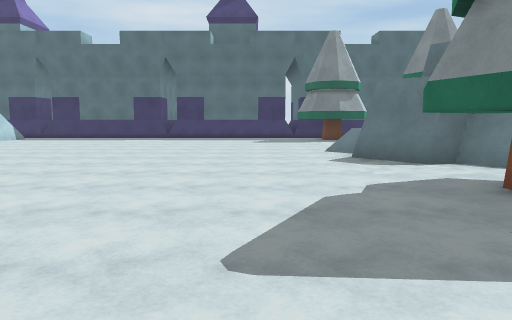
view 1 (above)

24 first-person views from a walk through a 3-D level made in the Unity game engine. The camera is 1.3 m above the floor, tilts 6° down and sees 70° across. The floor is counted in squares, 2 m on a side. Each view is taken from the middle of a square. On the plan, view 1 faces up. The plan holds only what a view shows up to about 11 squares ahead; the rest is blank. The place goes on beyond the plan.

view 2
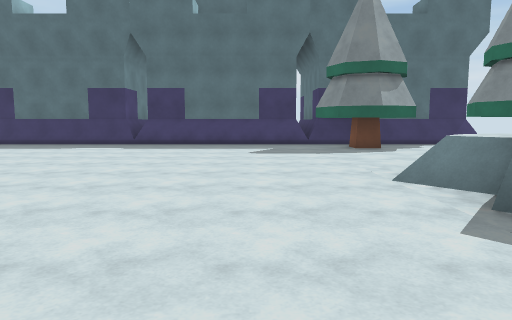

view 3
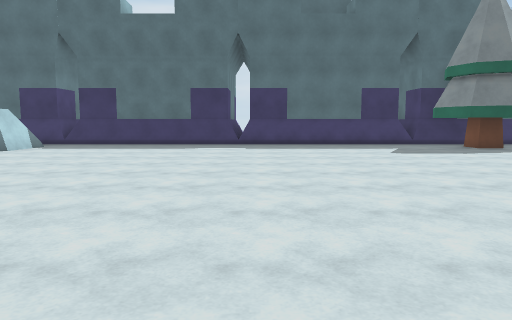

view 4
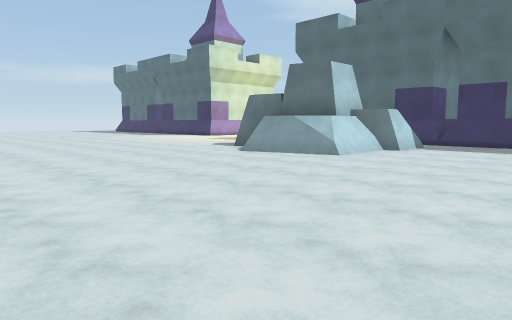

view 5
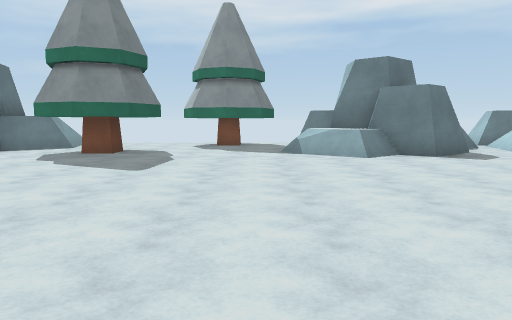

view 6
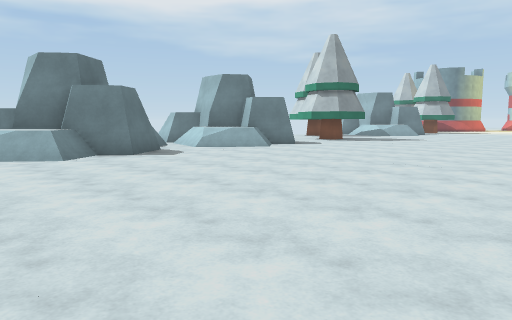

view 7
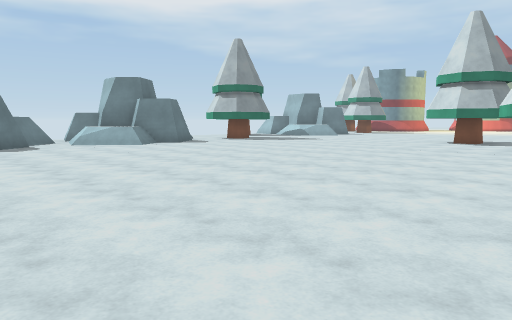

view 8
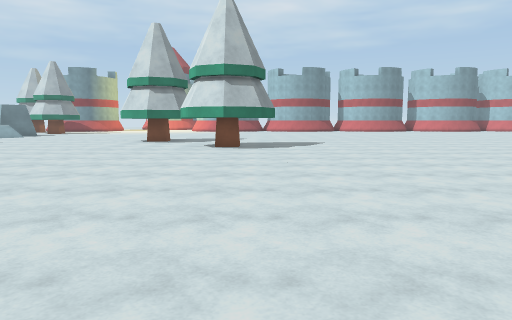

view 9
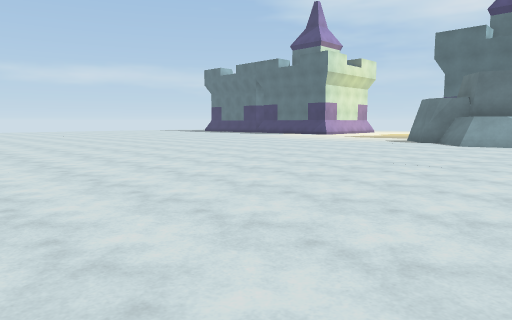

view 10
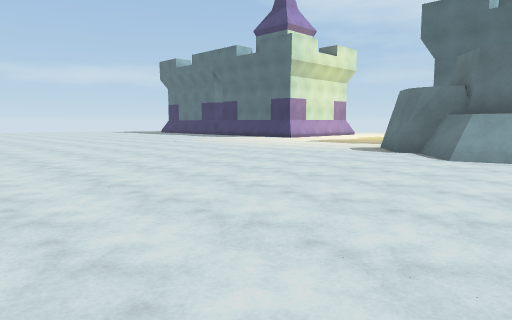

view 11
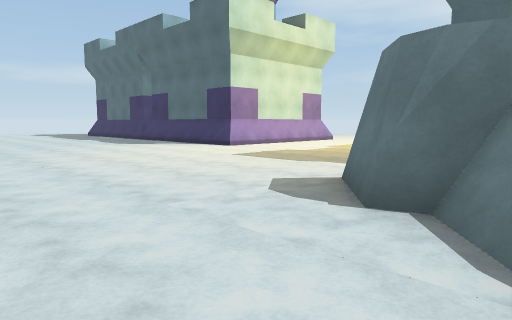

view 12
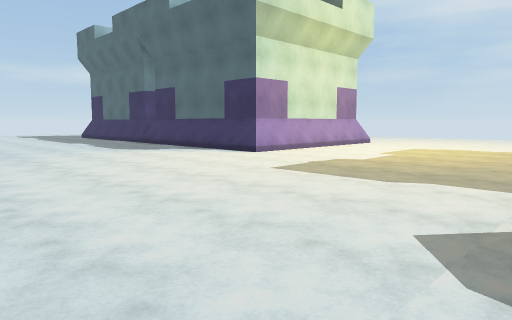

view 13
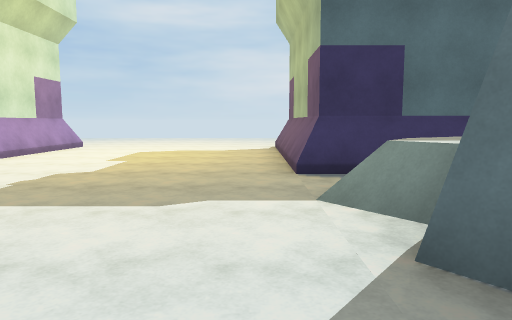

view 14
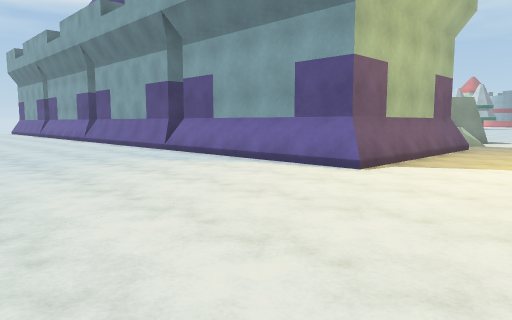

view 15
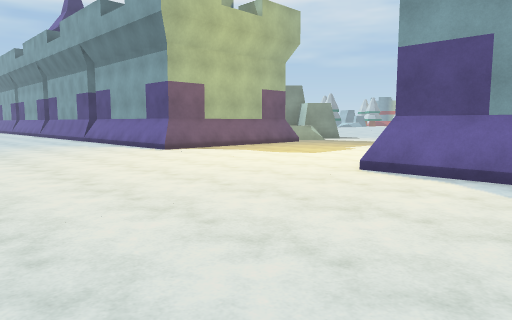

view 16
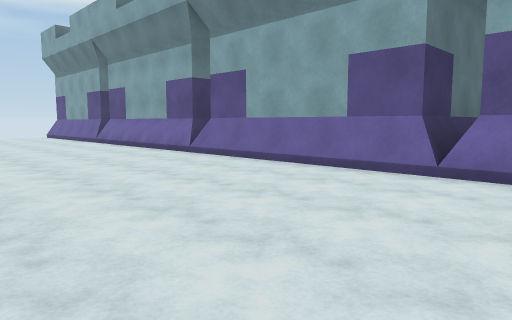

view 17
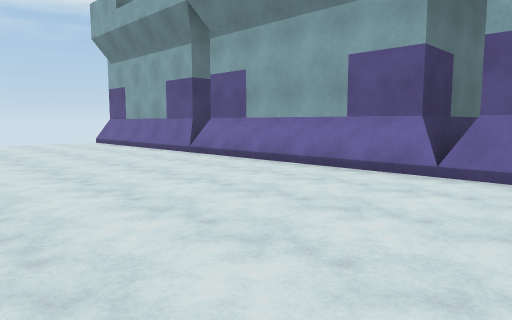

view 18
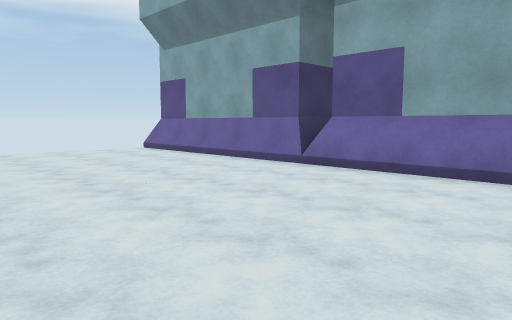

view 19
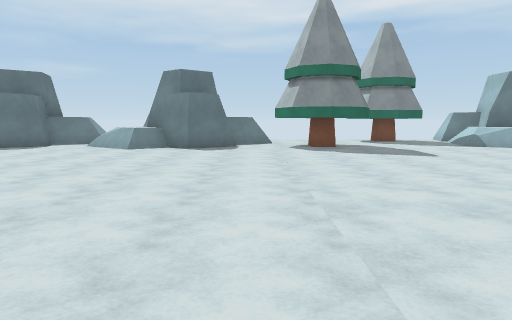

view 20
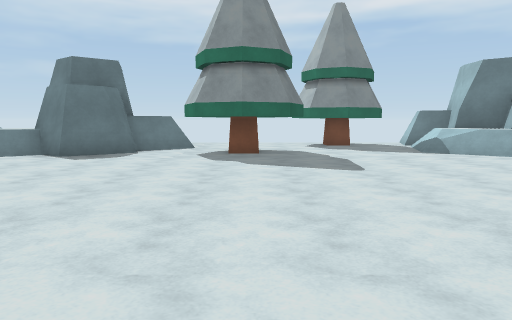

view 21
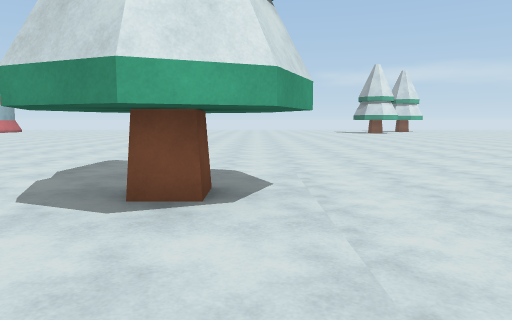

view 22
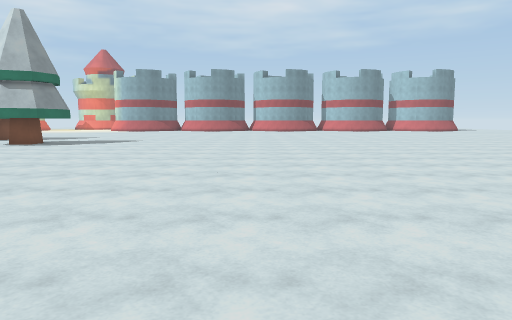

view 23
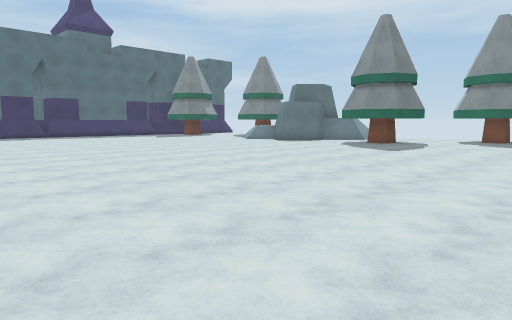

view 24
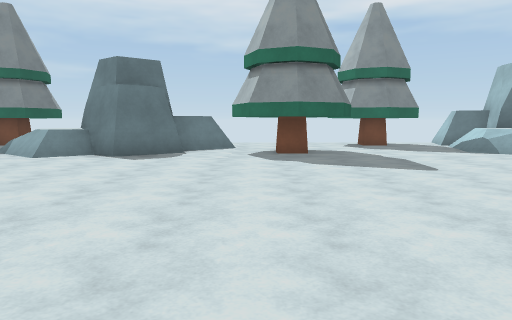

### Floor plan
Key: @ floor where view 1 was taken; # wall or solid block; . main floor; : floor 1 m higher than the main floor; / step, stairs or slope; = window, fence, low wall or low ledge; T tree; W tower.
Columns run from 21 left of view 1 to 6 right of it. Each row starts with its distance up from view 1.
 24 .... ....  .... .......
 23 ............................
 22 ............................
 21 ............................
 20  ...........................
 19  #W.....W###W#####W###W#####
 18  ##.....##   #   ###   #
 17   #.....#    #    #
 16  ##.....## ###
 15 ##W.....W###W#####W###W#####
 14 ........//  ...........TTT
 13 ........=:  #..........TTT
 12 ........#####.......... TT
 11 .........####..........  TT
 10 ..........##...........   TT
  9   .....................//
  8  ......................=:#
  7 .......................###
  6 ........................###
  5 .........................##
  4   .....................TTT
  3  ......................TTT
  2 ....................... TTTT
  1 .......................  TTT
  0      ................@.   TT
 -1        .  .............////.
 -2       ...    ..........=:###
 -3      .....  ...........###
 -4      ..... .............##
 -5     .....................#
 -6    ....................////
 -7    ....................=:###
 -8   .....................###
 -9  .......................##
-10  ........................#
-11 .............TT........TTT
-12 .............TTT. .....TTT
-13       ....... TTT ..... TTTT
-14         .....  TTT.....  TTT
-15         .....   T   ...   TT

Where each view was taken, in squares from view 1:
view 1: 0 up, 0 right, facing up
view 2: 4 up, 0 right, facing up
view 3: 4 up, 3 left, facing up
view 4: 4 up, 5 left, facing up-left
view 5: 0 up, 5 left, facing right
view 6: 0 up, 5 left, facing down-right
view 7: 2 down, 8 left, facing down-right
view 8: 2 down, 8 left, facing down
view 9: 1 down, 8 left, facing up-left
view 10: 3 up, 9 left, facing up-left
view 11: 8 up, 11 left, facing up-left
view 12: 9 up, 13 left, facing up-left
view 13: 10 up, 14 left, facing up
view 14: 24 up, 16 left, facing down-right
view 15: 24 up, 21 left, facing down-right
view 16: 24 up, 10 left, facing down-right
view 17: 24 up, 5 left, facing down-right
view 18: 24 up, 2 left, facing down-right
view 19: 10 down, 7 left, facing right
view 20: 12 down, 5 left, facing right
view 21: 11 down, 4 left, facing left
view 22: 1 down, 14 left, facing down
view 23: 2 down, 8 left, facing up-right
view 24: 4 up, 5 left, facing right
